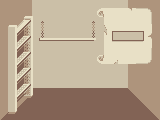

Tiled map render using the project's own tile images. Description and the whole map definition, tile-layer contents included, below:
An orthogonal 20x15 tile map with 8x8 px tiles, 1 tile layer (map), 2 tilesets and 9 objects (3x rat_tail, cauldron, phoenix_feather, web, eye, ...).

<map version="1.0" orientation="orthogonal" renderorder="right-down" width="20" height="15" tilewidth="8" tileheight="8" nextobjectid="18">
 <tileset firstgid="1" name="8x8" tilewidth="8" tileheight="8" tilecount="1024" columns="32">
  <image source="../../gfx/atlas.bmp" trans="ff00ff" width="256" height="256" />
 </tileset>
 <tileset firstgid="1025" name="32x32" tilewidth="32" tileheight="32" tilecount="64" columns="8">
  <image source="../../gfx/atlas.bmp" trans="ff00ff" width="256" height="256" />
 </tileset>
 <layer name="map" width="20" height="15">
  <data encoding="csv">
66,66,66,66,65,65,65,65,65,65,65,65,65,65,65,65,66,66,66,66,
66,66,66,66,65,65,65,65,65,65,65,65,73,139,139,139,74,75,76,66,
66,66,98,99,164,70,65,65,65,65,65,72,105,139,139,139,139,139,140,66,
66,129,130,131,164,102,65,65,65,65,65,104,65,106,77,77,78,78,139,66,
66,257,162,163,133,134,135,135,135,135,135,136,65,138,109,107,107,110,108,66,
66,257,194,131,165,166,166,166,166,166,166,168,65,139,141,141,141,142,139,66,
66,257,162,163,164,65,65,65,65,65,65,65,137,139,139,139,139,139,140,66,
66,257,194,131,164,65,65,65,65,65,65,65,169,139,170,139,139,171,172,66,
66,257,162,163,164,65,65,65,65,65,65,65,65,65,65,65,66,66,66,66,
66,257,194,131,164,65,65,65,65,65,65,65,65,65,65,65,66,66,66,66,
66,257,162,163,164,65,65,65,65,65,65,65,65,65,65,65,66,66,66,66,
66,257,194,195,196,68,68,68,68,68,68,68,68,68,68,68,69,66,66,66,
66,257,226,227,68,68,68,68,68,68,68,68,68,68,68,68,68,69,66,66,
66,257,258,68,68,68,68,68,68,68,68,68,68,68,68,68,68,68,69,66,
67,289,68,68,68,68,68,68,68,68,68,68,68,68,68,68,68,68,68,69
</data>
 </layer>
 <objectgroup name="obj">
  <object id="1" name="cauldron" type="cauldron" gid="1049" x="70" y="118" width="32" height="32" />
  <object id="3" name="rat_tail_0" type="rat_tail" gid="353" x="47" y="39" width="8" height="8" />
  <object id="5" name="rat_tail_1" type="rat_tail" gid="353" x="58" y="39" width="8" height="8" />
  <object id="6" name="rat_tail_2" type="rat_tail" gid="353" x="69" y="39" width="8" height="8" />
  <object id="12" name="phoenix_feather" type="phoenix_feather" gid="361" x="20" y="88" width="8" height="8" />
  <object id="13" name="web" type="web" gid="359" x="20" y="72" width="8" height="8" />
  <object id="14" name="eye" type="eye" gid="357" x="20" y="56" width="8" height="8" />
  <object id="15" name="bat_wing" type="bat_wing" gid="355" x="20" y="40" width="8" height="8" />
  <object id="17" name="monkey_ear" type="monkey_ear" gid="363" x="80" y="39" width="8" height="8" />
 </objectgroup>
</map>
